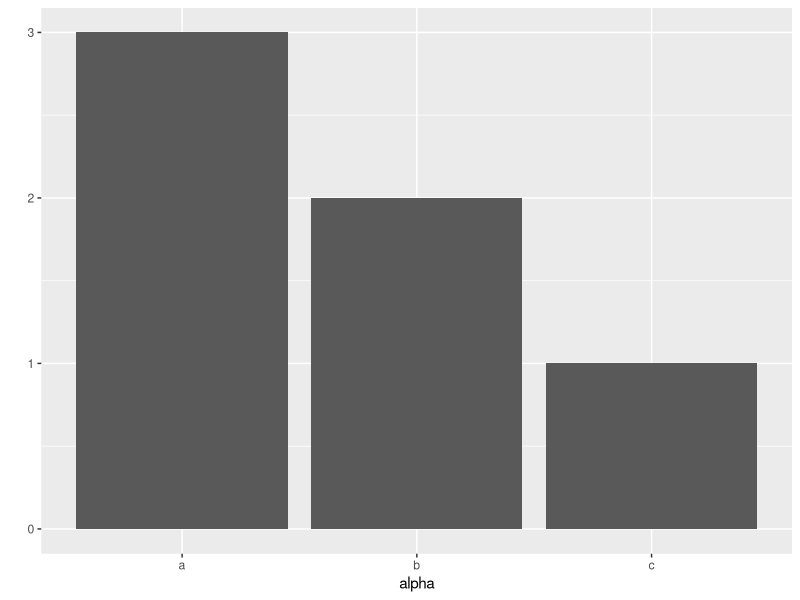
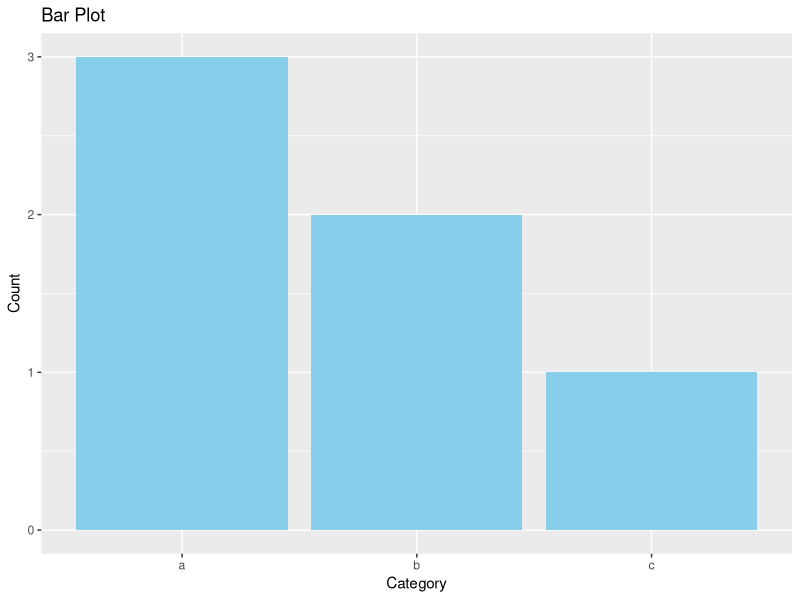
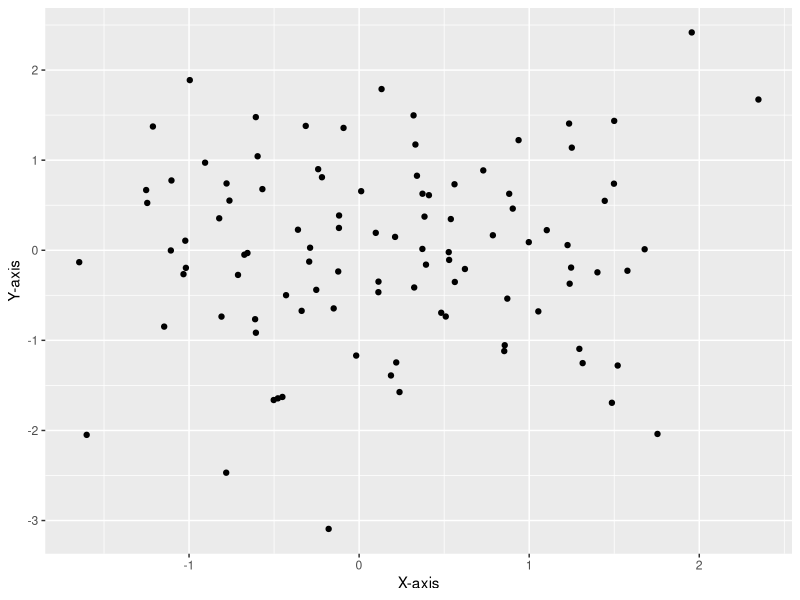
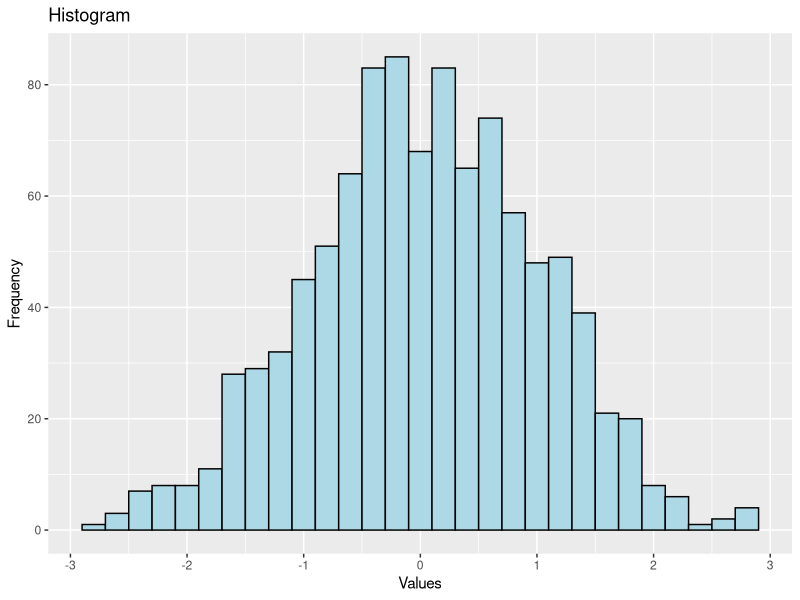

Reproduce these figures in R, in order.
install.packages('ggplot2')
library(ggplot2)

# 빈도 막대 그래프
# 하위속성
#   geom : 그래프의 종류 (point,line, bar 등)
#   main : 그래프이 제목
#   xlab, ylab : x, y 축의 라벨
#   fill : 색상 설정

alpha <- c('a','a','a','b','b','c')
qplot(alpha)
qplot(alpha, geom = "bar", main= "Bar Plot", xlab = "Category", ylab = "Count", fill= I("skyblue"))

# 함수의 기능에 대한 도움말
?qplot

#산점도 생성
#rnorm() : 정규분포를 따르는 난수를 생성. 평균과 표준편차를 지정하면 그에 맞게 난수를 생성해준다.
x <- rnorm(100)
y <- rnorm(100)
qplot(x, y, mian = "Scatter Plot", xlab = "X-axis", ylab = "Y-axis")

# 히스토그램 생성
data <- rnorm(1000)
qplot(data, geom = "histogram", binwidth = 0.2, main= "Histogram", xlab = "Values", ylab = "Frequency", fill=I("lightblue"), col = I("black"))